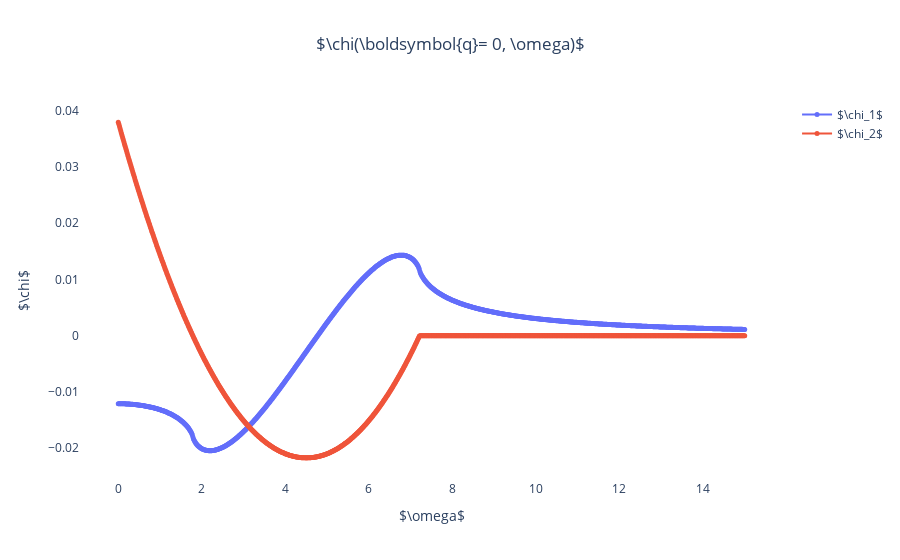

Here is the notebook cell this chart was saved with:
### Code cell
fig = go.Figure()
ind = 100
#X = np.linspace(-a/2, a/2, len(Chi0zz[0, :]), endpoint = False)
xtitle = r'$\omega$'
fig.add_trace(go.Scatter(x = omega, y = np.real(chi0q[ind, :]), name = r'$\chi_1$', mode = "lines+markers",marker=dict(
            size=5,
        ),))
fig.add_trace(go.Scatter(x = omega, y = np.imag(chi0q[ ind, :]), name = r'$\chi_2$', mode = "lines+markers",marker=dict(
            size=5,
        ),))
fig.update_layout(title_text = r'$\chi(\boldsymbol{q}= 0, \omega)$', title_x=0.5,xaxis_title= xtitle,
        yaxis_title = r'$\chi$',paper_bgcolor='rgba(0,0,0,0)', plot_bgcolor='rgba(0,0,0,0)',)
    #fig.show(dpi = 300)


fig.show()

### Figure 1 — Plotly figure (JSON) as saved in the notebook; plotly's stock layout.template omitted (floating-point values rounded to 4 significant figures; data arrays with more than 128 entries replaced by an {"elided": "..."} marker saying what was removed)
{"data": [{"marker": {"size": 5}, "mode": "lines+markers", "name": "$\\chi_1$", "type": "scatter", "x": {"elided": "1000 float values"}, "y": {"elided": "1000 float values"}}, {"marker": {"size": 5}, "mode": "lines+markers", "name": "$\\chi_2$", "type": "scatter", "x": {"elided": "1000 float values"}, "y": {"elided": "1000 float values"}}], "layout": {"paper_bgcolor": "rgba(0,0,0,0)", "plot_bgcolor": "rgba(0,0,0,0)", "title": {"text": "$\\chi(\\boldsymbol{q}= 0, \\omega)$", "x": 0.5}, "xaxis": {"title": {"text": "$\\omega$"}}, "yaxis": {"title": {"text": "$\\chi$"}}}}
